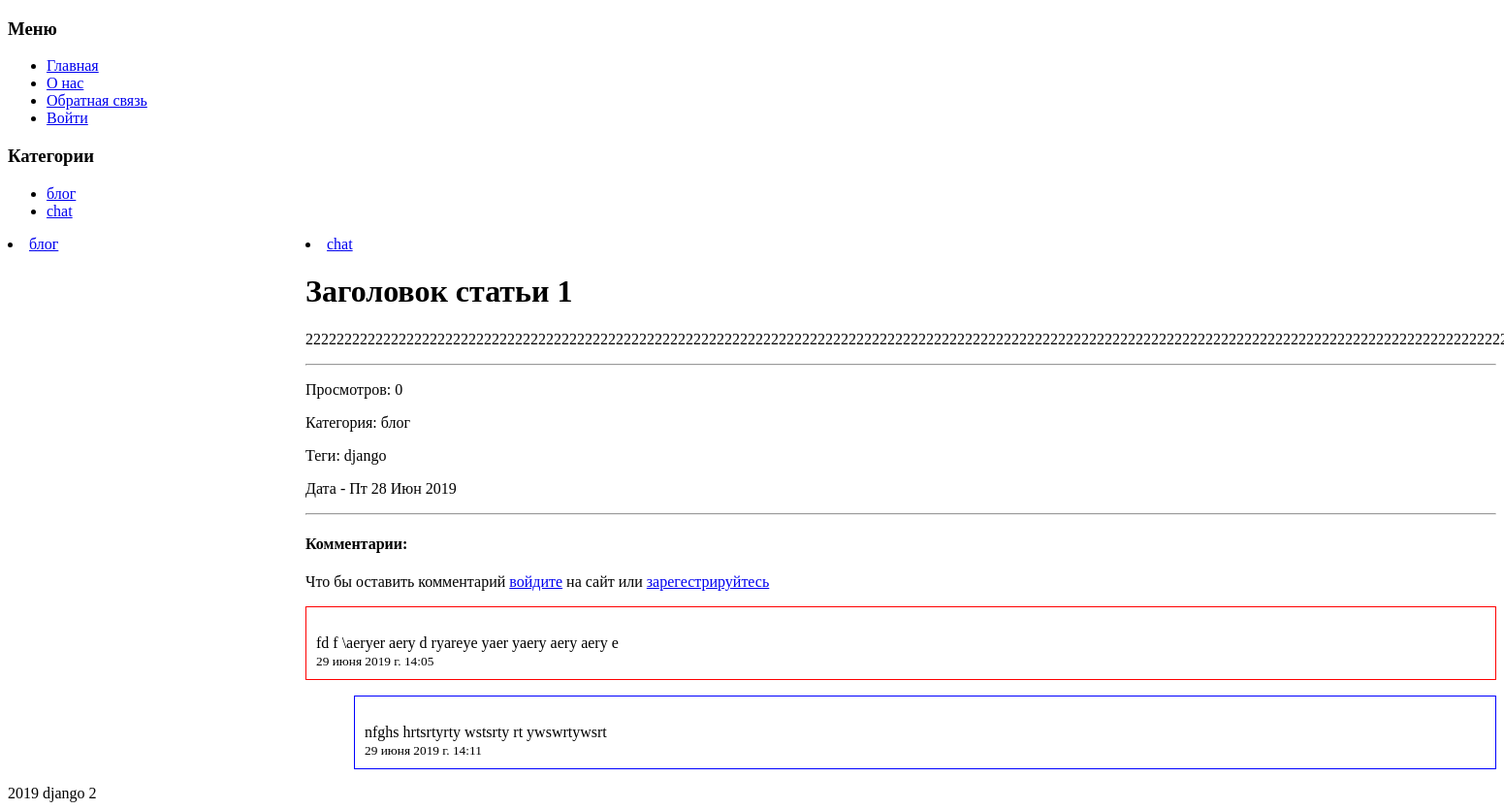
The app's page /blog/zagolovok-stati-1/, older data.
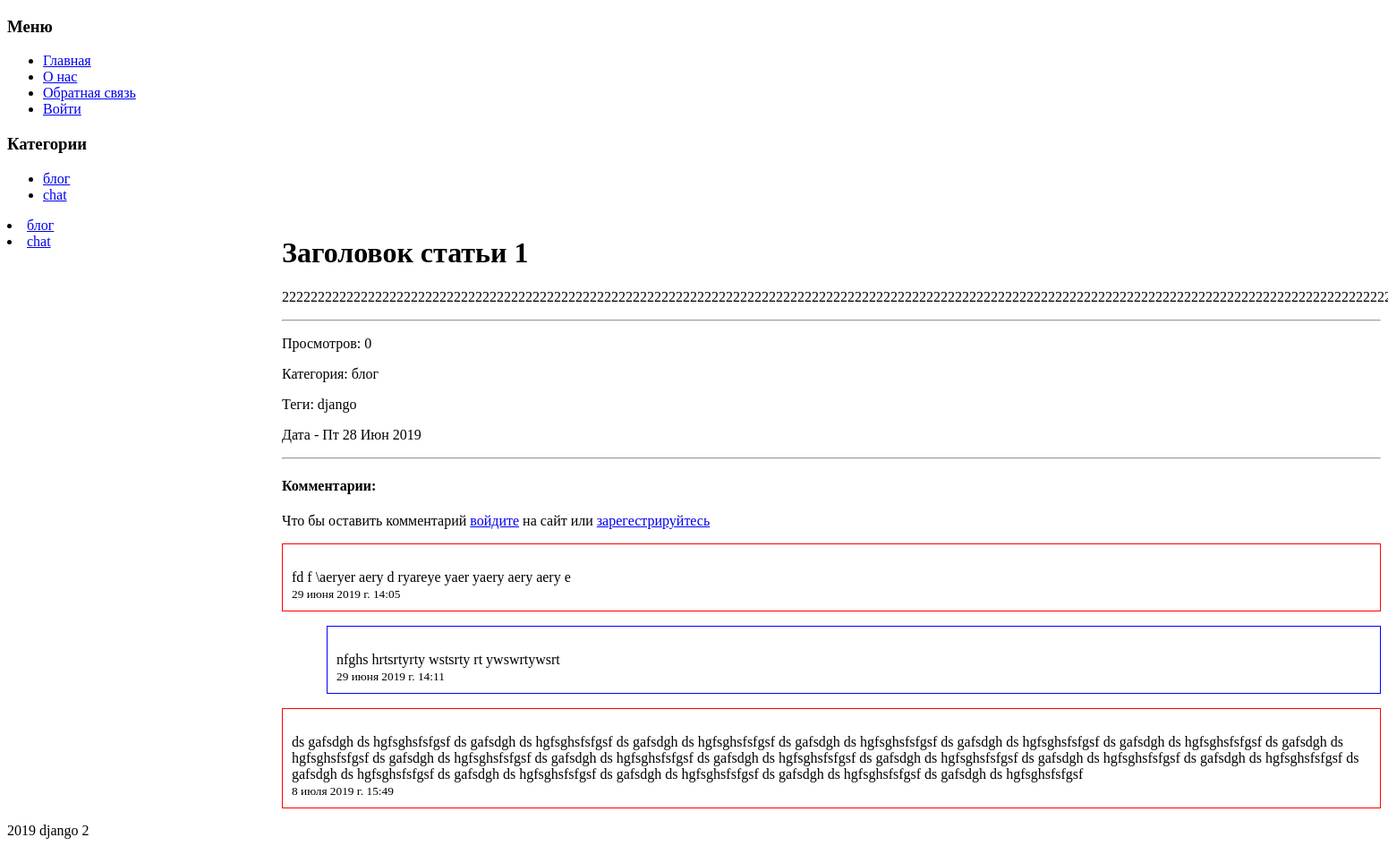
The same page, newer data.
### blog/models.py (models this page shows, shortened)
class Category(MPTTModel):
    name = models.CharField("Название", max_length=150)
    slug = models.SlugField("url", max_length=160)
    active = models.BooleanField("Опубликовать", default=True)
    parent = TreeForeignKey('self', on_delete=models.SET_NULL, null=True, blank=True, related_name='children')
    def __str__(self):
        return self.name
    class Meta:
        verbose_name = "Категория"
        verbose_name_plural = "Категории"

class Tag(models.Model):
    name = models.CharField("Название", max_length=50)
    slug = models.SlugField("url", max_length=60)
    class Meta:
        verbose_name = "Тег"
        verbose_name_plural = "Теги"

class Comment(models.Model):
    user = models.ForeignKey(User, verbose_name="Пользователь", on_delete=models.CASCADE)
    text = models.TextField("Комментарий", max_length=1000)
    post = models.ForeignKey(Post, verbose_name="Статья", on_delete=models.CASCADE)
    created = models.DateTimeField("Дата", auto_now_add=True)
    moderated = models.BooleanField("Статус одбрено", default=False)
    class Meta:
        verbose_name = 'Комментарий'
        verbose_name_plural = 'Комментарии'

### blog/views.py (the view, shortened to what this page needs)
# urls.py: path('<slug:category>/<slug:slug>/', PostDetail.as_view(), name='post_detail'),
class PostDetail(View):
    def get(self, request, category, slug):
        post = get_object_or_404(Post, slug=slug)
        form = CommentForm()
        return render(request, "blog/post-detail.html", {'post': post, "form": form})

### blog/context_processors.py (called while the page is built)
def category_list(request):
    return {"list_category": Category.objects.all()}

### blog/models.py (called while the page is built)
    def comment_all(self):
        return Comment.objects.filter(post_id=self.id, moderated=True)

### blog/templatetags/blog_tags.py (called while the page is built)
@register.inclusion_tag('blog/tags/category.html')
def category_list(publish=True):
    category = Category.objects.filter(active=publish)
    return {"category_list": category}

@register.filter()
def comment_padding(value):
    return int(value / 2) == float(value / 2)

### templates/blog/post-detail.html (shortened to what this page needs)
{% extends 'blog/base.html' %}
{% load blog_tags %}
{% block post %}
{% category_list publish='False' %}
    <h1>{{post.title}}</h1>
    <p>{{post.text}}</p>
    <hr>
    <p>Просмотров: {{post.view}}</p>
    <p>Категория: {{post.category}}</p>
    {% for tag in post.tags.all %}
    <p>Теги: {{tag.name}}</p>
    {% endfor %}
    <p>Дата - {{ post.created|date:"D d M Y"  }}</p>
    <hr>
    <h4>Комментарии:</h4>
    {% if user.is_authenticated %}
    <form action="" method="post">
        {% csrf_token %}
        {{ form.as_p }}
        <button type="submit">Отправить</button>
    </form>
    {% else %}
    <p>Что бы оставить комментарий <a href="/accounts/login/">войдите</a> на сайт или <a href="/accounts/signup/">зарегестрируйтесь</a></p>
    {% endif %}
    {% for comment in post.comment_all %}
        {% if forloop.counter|comment_padding %}
            <p style="padding: 10px; border: 1px solid blue; margin-left: 50px;">
        {% else %}
            <p style="padding: 10px; border: 1px solid red;">
        {% endif %}
            {{ comment.user }}<br>
            {{ comment.text }}<br/>
            <small>{{ comment.created }}</small>
            </p>
    {% endfor %}
{% endblock post %}

### templates/include/category.html
<h3>Категории</h3>
<ul>
    {% for category in list_category %}
        <li><a href='/'>{{ category.name }}</a></li>
    {% endfor %}
</ul>

### templates/blog/tags/category.html
{% for category in category_list %}
    <li><a href="/">{{ category.name }}</a></li>
{% endfor %}

Row changes from the older to the newer data that the page shows:
added Comment: text "ds gafsdgh ds hgfsghsfsfgsf ds gafsdgh ds hgfsghsfsfgsf ds gafsdgh ds hgfsghsfsfgsf ds gafsdgh ds hgfsghsfsfgsf ds gafsdgh ds hgfsghsfsfgsf ds gafsdgh ds hgfsghsfsfgsf ds gafsdgh ds hgfsghsfsfgsf ds gafsdgh ds hgfsghsfsfgsf ds gafsdgh ds hgfsghsfsfgsf ds gafsdgh ds hgfsghsfsfgsf ds gafsdgh ds hgfsghsfsfgsf ds gafsdgh ds hgfsghsfsfgsf ds gafsdgh ds hgfsghsfsfgsf ds gafsdgh ds hgfsghsfsfgsf ds gafsdgh ds hgfsghsfsfgsf ds gafsdgh ds hgfsghsfsfgsf ds gafsdgh ds hgfsghsfsfgsf ds gafsdgh ds hgfsghsfsfgsf", created "8 июля 2019 г. 15:49"
